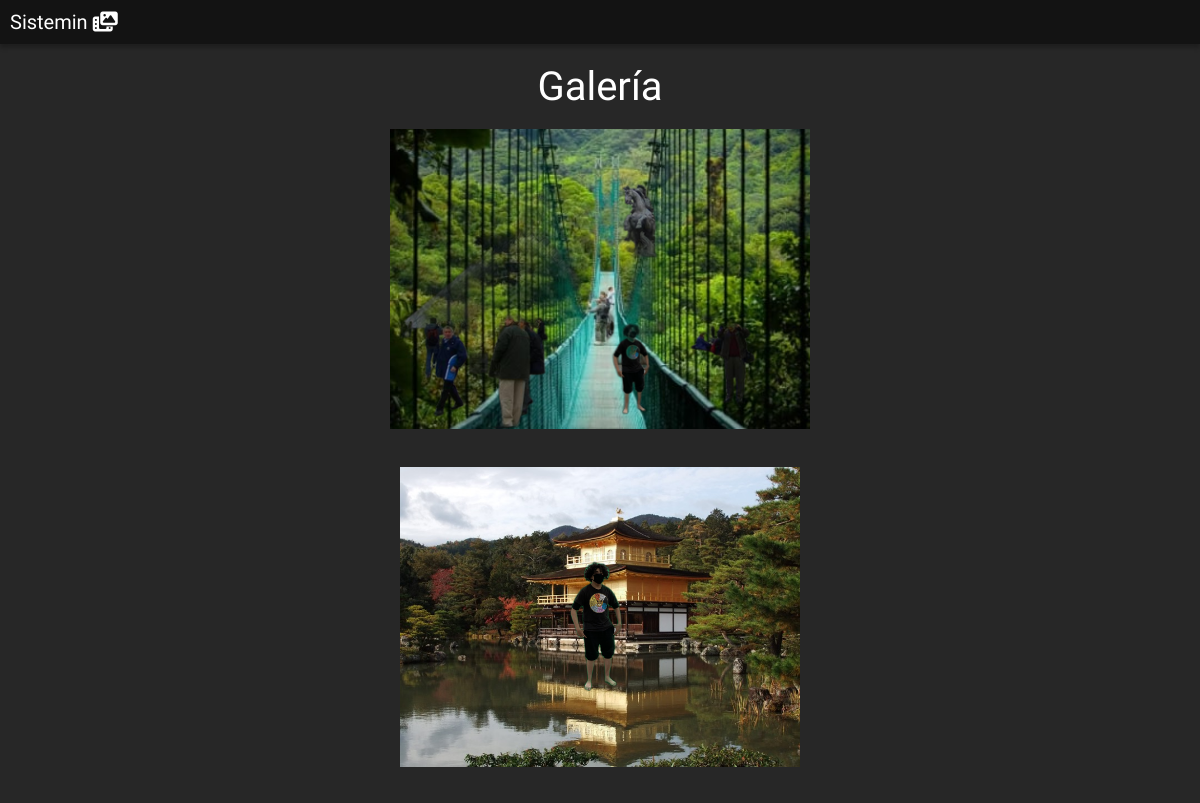
/galeria (upper part), run on an earlier commit of the app's database.
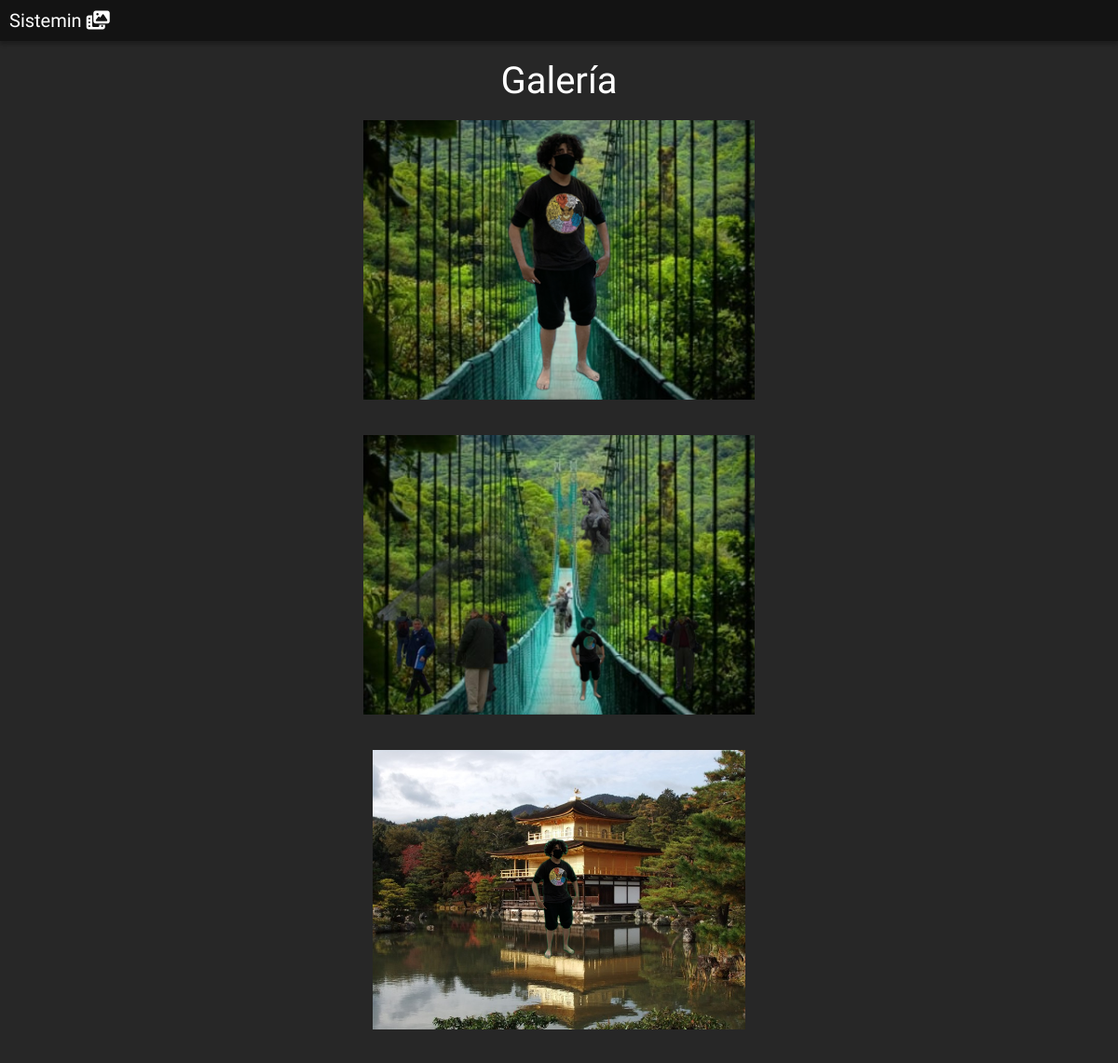
And on a later commit of the database.
### tables this page shows
CREATE TABLE "generated" (
	"id"	INTEGER NOT NULL UNIQUE,
	"path"	TEXT NOT NULL,
	PRIMARY KEY("id" AUTOINCREMENT)
);

### app.py (the view)
@app.route('/galeria')
def galeria():
    gallery = get_gallery()
    return render_template('galeria.html', gallery=gallery)

### functions.py (called while the page is built)
def get_gallery():
    conn = sqlite3.connect(database_path)
    cursor = conn.cursor()
    cursor.execute('SELECT * FROM generated ORDER BY id DESC LIMIT 20')
    gallery = cursor.fetchall()
    conn.close()
    return gallery # gallery es una tupla de tuplas (id, path)

### templates/galeria.html (shortened to what this page needs)
{% extends "base.html" %}
{% block styles %}
<link rel="stylesheet" href="{{ url_for('static', filename='css/galeria.css') }}">
{% endblock %}
{% block body %}
<br>
<h3 class="oneline"> Galería </h3>
<br>
{% for image in gallery %}
<div class="oneline">
    <a target="_blank" href="../{{ image.1 }}">
        <img  src="../{{ image.1 }}" alt="{{ image.0 }}.png">
    </a>
</div>
<br><br>
{% endfor %}
{% endblock %}

### templates/base.html (shortened to what this page needs)
<!DOCTYPE html>
<html lang="es_MX">
<head>
    <link rel="stylesheet" href="{{ url_for('static', filename='css/base.css') }}">
    {% block styles %}
    {% endblock %}
</head>
<body>
    <header>
    <a href="{{ url_for('index') }}">
    <h5> Sistemin <i class="fa-solid fa-photo-film"></i> </h5>
    </a>
    </header>
{% block body %}
{% endblock %}
</body>
</html>

### static/css/base.css (style rules this page uses)
* { padding: 0; margin: 0; font-family: 'Lexend', sans-serif; font-weight: 400; }
body { background-color: #272727; color: #ffffff; }
h3 { font-weight: 400; font-size: 40px; }
h5 { font-weight: 100; font-size: 20px; }
a { color: #ffffff; text-decoration: none; }
header { display: flex; justify-content: space-between; align-items: center; padding: 10px; background-color: #131313; box-shadow: 0px 4px 4px rgba(0, 0, 0, 0.25); }
.oneline { display: flex; justify-content: center; align-items: center; gap: 10px; }

### static/css/galeria.css (style rules this page uses)
div a { width: 35vw; height: 25vw; display: flex; justify-content: center; overflow: hidden; }
div a img { display: block; position: relative; object-fit: cover; }

What changed in the data, as far as the page shows it:
added generated: path (picture)
